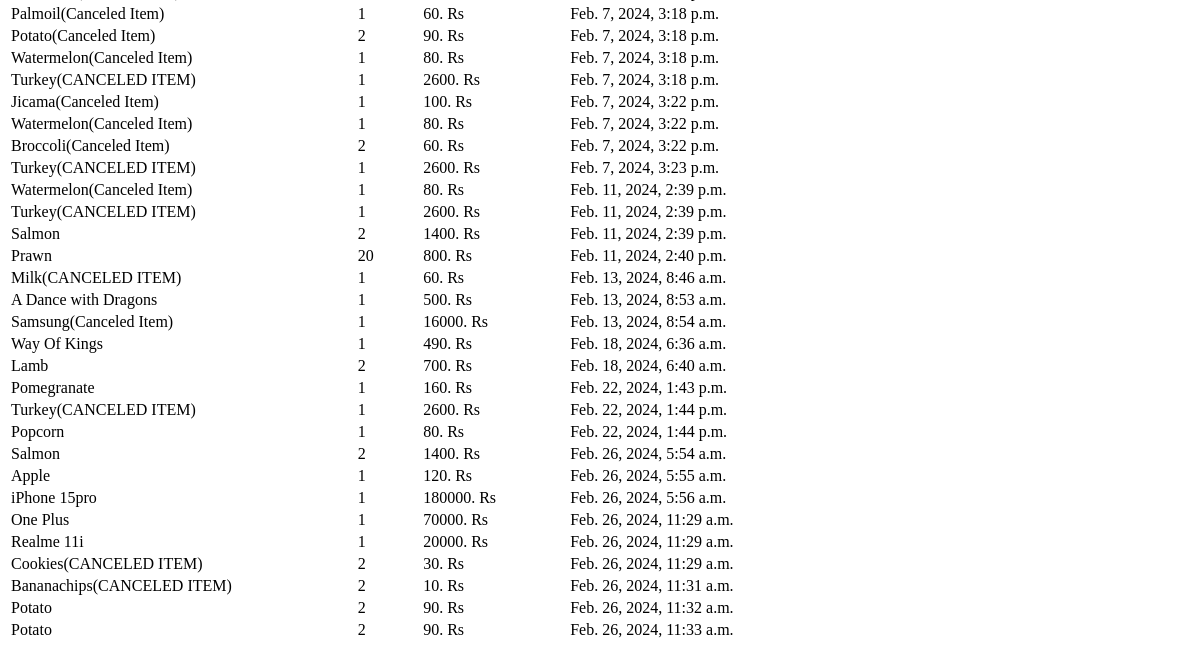
The page /historys/Ashath (lower part) on the database as committed earlier.
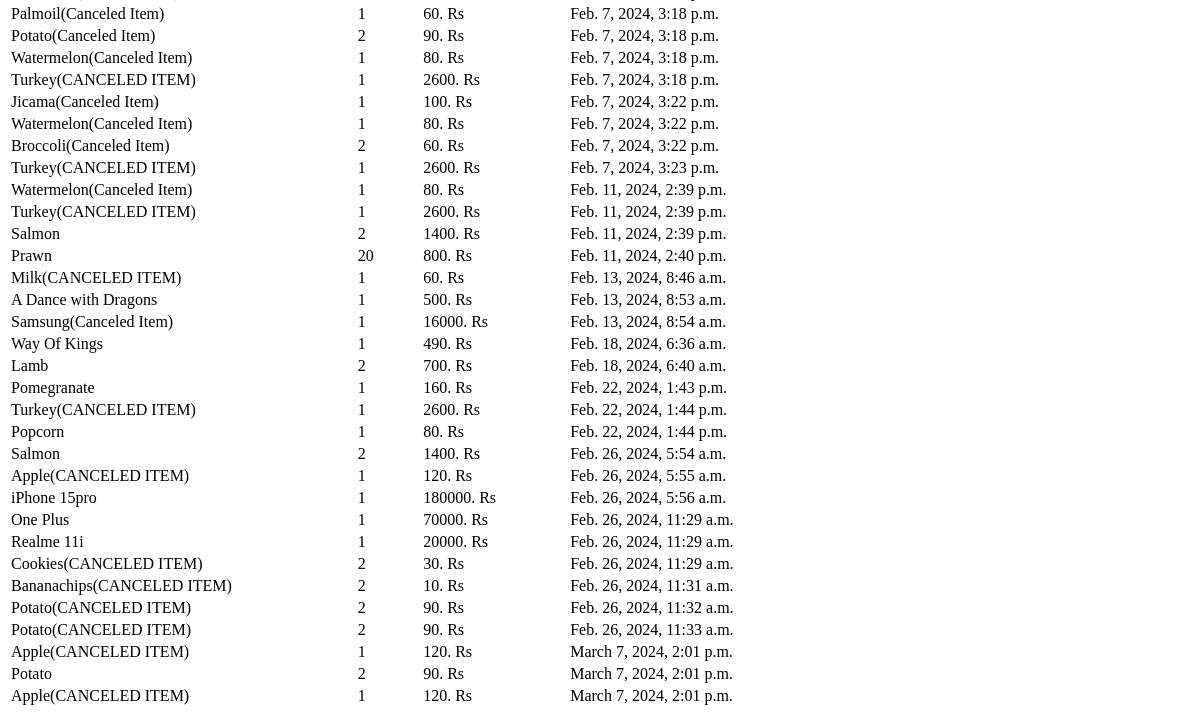
The same page on the database as committed later.
### store/models.py (models this page shows)
class History(models.Model):
    user = models.CharField(max_length=30)
    name = models.CharField(max_length=150,null=False,blank=False)
    price = models.IntegerField()
    image = models.ImageField(upload_to=getFieldName,null=False,blank=False)
    quantity = models.IntegerField(null=False,blank=False)
    created_at = models.DateTimeField(auto_now_add=True)

### store/views.py (the view)
# urls.py: path('historys/<str:user>',views.History_New_page,name='History_New_page'),
def History_New_page(request,user):
    Details = History.objects.filter(user=user)
    return render(request,'history.html',{'Details':Details})

### store/templates/history.html (shortened to what this page needs)
<!DOCTYPE html>
<html lang="en">
<head>
</head>
<body>
    <table>
        {% for i in Details %}
        <tr>
            <td>{{i.name}}      </td> <td></td>
            <td>{{i.quantity}}  </td>
            <td>{{i.price}}. Rs    </td><td></td>
            <td>{{i.created_at}}</td><td></td>
        </tr>
        {% endfor %}
    </table>
</body>
</html>

Rows that differ between the two databases and show on the page:
changed History "Feb. 26, 2024, 5:55 a.m.": name "Apple" → "Apple(CANCELED ITEM)"
changed History "Feb. 26, 2024, 11:32 a.m.": name "Potato" → "Potato(CANCELED ITEM)"
changed History "Feb. 26, 2024, 11:33 a.m.": name "Potato" → "Potato(CANCELED ITEM)"
added History: name "Apple(CANCELED ITEM)", quantity "1", price "120", created_at "March 7, 2024, 2:01 p.m."
added History: name "Potato", quantity "2", price "90", created_at "March 7, 2024, 2:01 p.m."
added History: name "Apple(CANCELED ITEM)", quantity "1", price "120", created_at "March 7, 2024, 2:01 p.m."
